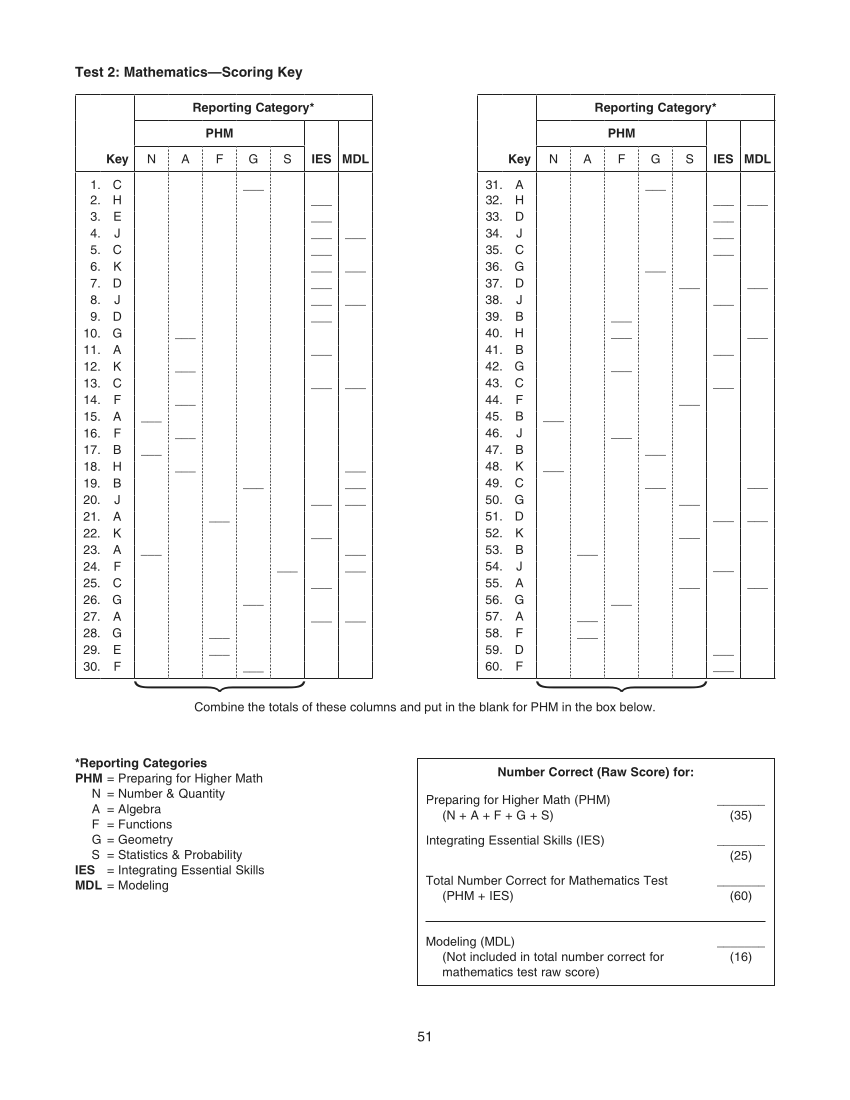
#> input picture src/images/skm.png, 850 x 1100 px; its folder holds 4 pictures in this run
$ python exp.py
#> lines starting #> are read from the running program, lines starting #| are printed output that depends on the picture; after the words box and inside, x2 and y2 are one past the last pixel; in counts of white or black regions, pixels touching at a corner belong together
# Exploratory code for identifying conversion tables on the relevant ACT pages.

import os, sys, cv2
import pickle
import numpy as np
from os.path import join, abspath
from dataclasses import dataclass
import pytesseract as pt
from pytesseract import Output

sys.path.append('./classes')
from classes.dewarper import Dewarper
from classes.deshadower import Deshadower
from classes.sheetScanner import Sheet

PATH = "./images"


# Functions #########################
@dataclass
class Line():
    # [66 lines left out: functions __init__, extract_text, not called in this run]


def extract_lines(image, show=False):
    """
    image : CV_Image
    """
    if len(image.shape) < 3:
        gray = image
        image = cv2.cvtColor(image, cv2.COLOR_GRAY2BGR)
    else:
        gray = cv2.cvtColor(image, cv2.COLOR_BGR2GRAY)
        # gray = cv2.cvtColor(image, cv2.COLOR_BGR2GRAY2)

    inv = cv2.threshold(gray, 250, 255, cv2.THRESH_BINARY_INV)[1]

    candidates = list(cv2.findContours(inv, cv2.RETR_LIST, cv2.CHAIN_APPROX_SIMPLE)[0])

    # Delete point contours
    for i in range( (len(candidates)-1), -1, -1 ):
        c = candidates[i]
        x,y,w,h = cv2.boundingRect(c)
        if float(w)/float(h) < 8 or w > 25:
            del(candidates[i])

    # Show line contours in column
    pic = image.copy()
    for i,c in enumerate(candidates):
        x,y,w,h = cv2.boundingRect(c)
        area = cv2.contourArea(c)
        ratio = float(w)/float(h)
        print(f"{i}\tx = {x}  y = {y}\t w = {w}  h = {h}\t area = {area}   aspect = {round(ratio,5)}")
        # pic = image.copy()
        cv2.drawContours(pic, [c], -1, (0,0,255), 1)

    cv2.imshow("C", pic)

    if cv2.waitKey(0) == 27:  # Esc will kill the method
        cv2.destroyAllWindows()
        # break

    return candidates


# [19 lines left out: function extract_row_coords, not called in this run]


# END Functions #########################


image_paths = []
for f in os.listdir(PATH):
    if f.split('.')[1] == 'png':
        # print(f)
        image_paths.append(abspath(join(PATH, f)))
image_paths = sorted(image_paths)
# print(image_paths)

### Deskew the image
# dw = Dewarper(path_ref, path_img)
# dw.dewarp()
# conf_image = dw.dewarped

### Remove shadows and lighting artifacts
# [23 lines of commented-out code are left out]

### Table in page
img = cv2.imread(image_paths[1], flags=cv2.IMREAD_GRAYSCALE)
#> img is the input picture: shape (1100, 850); min 32, max 255, mean 248.1
# m1 = img[94:94+585, 75:75+298]
m1 = img[94:94+585, 75:75+298]
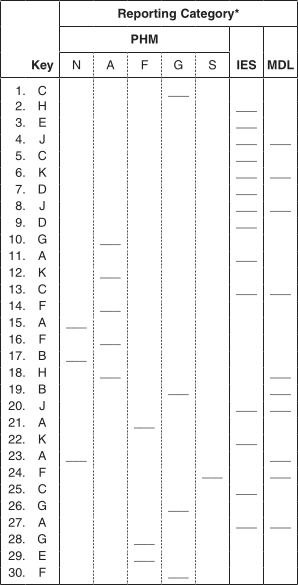
#> m1: shape (585, 298); min 32, max 255, mean 244.2
lines = extract_lines(m1)
#> in extract_lines, `inv = cv2.threshold(gray, 250, 255, cv2.THRESH_BINARY_INV)[1]`:
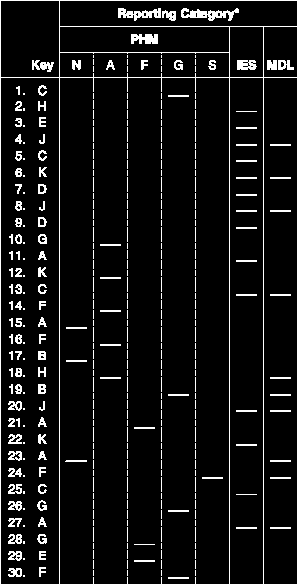
#> inv: shape (585, 298); 7.4% white in thin lines or dots
#> in extract_lines, `candidates = list(cv2.findContours(inv, cv2.RETR_LIST, cv2.CHAIN_APPRO..`: candidates = 440 contours, 320 with area under 20; largest, box (x1, y1, x2, y2) and area: (0, 0, 298, 585) 173448, (59, 77, 230, 585) 86180, (0, 77, 60, 585) 29911, (263, 77, 298, 585) 17236, (229, 77, 264, 585) 17236
#> the loop in extract_lines, `for i in range( (len(candidates)-1), -1, -1 ):` made 440 passes
#> (i, x, y, w, h) on passes 2 to 4: (438, 0, 0, 60, 78), (437, 59, 0, 239, 27), (436, 118, 8, 43, 13)
#> the loop in extract_lines, `for i,c in enumerate(candidates):` made 40 passes
#> (c, x, y, w, h, area, ratio) on passes 1, 2, 4, 5, 6, 8, 9, 10, 11: ([[168, 577], [168, 578], [188, 578], [188, 577]], 168, 577, 21, 2, 20, 10.5), ([[134, 560], [134, 561], [154, 561], [154, 560]], 134, 560, 21, 2, 20, 10.5), ([[270, 527], [270, 528], [290, 528], [290, 527]], 270, 527, 21, 2, 20, 10.5), ([[236, 527], [236, 528], [256, 528], [256, 527]], 236, 527, 21, 2, 20, 10.5), ([[168, 510], [168, 511], [188, 511], [188, 510]], 168, 510, 21, 2, 20, 10.5), ([[270, 477], [270, 478], [290, 478], [290, 477]], 270, 477, 21, 2, 20, 10.5), ([[202, 477], [202, 478], [222, 478], [222, 477]], 202, 477, 21, 2, 20, 10.5), ([[270, 460], [270, 461], [290, 461], [290, 460]], 270, 460, 21, 2, 20, 10.5), ([[66, 460], [65, 461], [86, 461], [86, 460]], 65, 460, 22, 2, 20.5, 11)
#| 0	x = 168  y = 577	 w = 21  h = 2	 area = 20.0   aspect = 10.5
#| 1	x = 134  y = 560	 w = 21  h = 2	 area = 20.0   aspect = 10.5
#| 2	x = 134  y = 544	 w = 21  h = 1	 area = 0.0   aspect = 21.0
#| 3	x = 270  y = 527	 w = 21  h = 2	 area = 20.0   aspect = 10.5
#| 4	x = 236  y = 527	 w = 21  h = 2	 area = 20.0   aspect = 10.5
#| 5	x = 168  y = 510	 w = 21  h = 2	 area = 20.0   aspect = 10.5
#| 6	x = 236  y = 494	 w = 21  h = 1	 area = 0.0   aspect = 21.0
#| 7	x = 270  y = 477	 w = 21  h = 2	 area = 20.0   aspect = 10.5
#> (further printed lines are left out)
#> after the loop in extract_lines, `for i,c in enumerate(candidates):`:
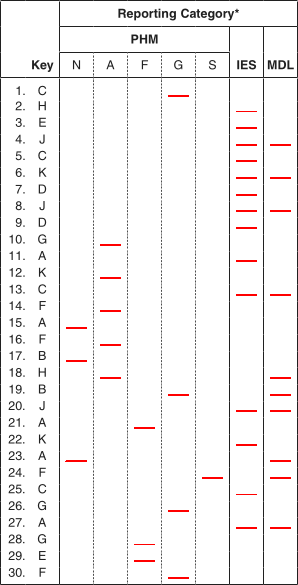
#> pic: shape (585, 298, 3); mean B, G, R 242.5, 242.5, 244.8
#> (key Esc is pressed here)
#> lines = 40 contours, 3 with area under 20; largest, box (x1, y1, x2, y2) and area: (65, 460, 87, 462) 20, (168, 577, 189, 579) 20, (134, 560, 155, 562) 20, (270, 527, 291, 529) 20, (236, 527, 257, 529) 20
sys.exit()
#> (the program exits here)
